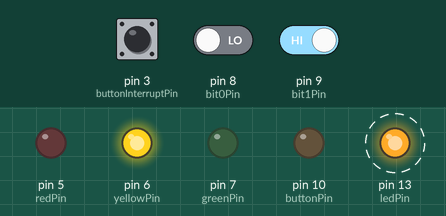
This sketch was run on a simulated Arduino Uno, built with avr-gcc and run on an emulated ATmega328P. Parts: output pins drawn as LEDs (lit = HIGH). Dashed ring = blinking. Inputs (shaded band) come from the test bench; at power-on: pin 3 (buttonInterruptPin) LOW, pin 8 (bit0Pin) LOW, pin 9 (bit1Pin) HIGH.

Above: at 0.87 s.
1.3 s: pin 3 (buttonInterruptPin) pulled HIGH for 0.15 s
At 1.37 s:
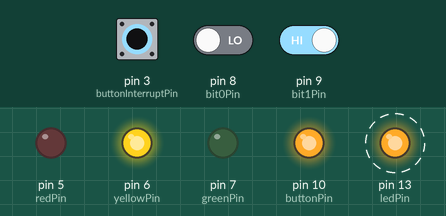
4.3 s: pin 8 (bit0Pin) driven HIGH
At 4.62 s:
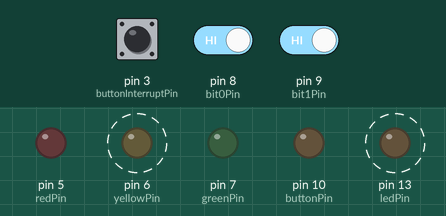
7.3 s: pin 9 (bit1Pin) driven LOW
At 7.87 s:
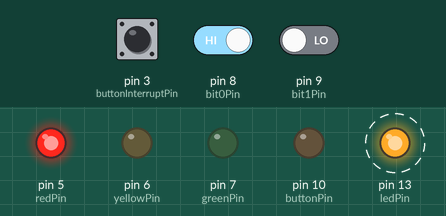
10.3 s: pin 3 (buttonInterruptPin) pulled HIGH for 1 s
At 10.87 s:
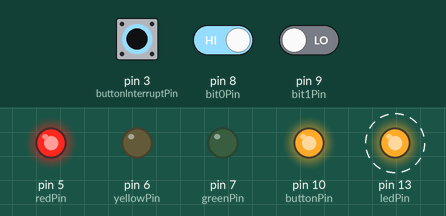
13.3 s: pin 8 (bit0Pin) driven LOW
At 13.87 s:
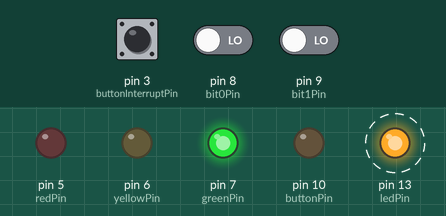
16.3 s: pin 3 (buttonInterruptPin) pulled HIGH for 0.15 s
At 16.37 s:
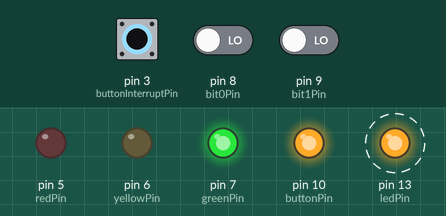
Timing chart, 0 to 20.3 s (numbered marks = the images above; inputs shaded):
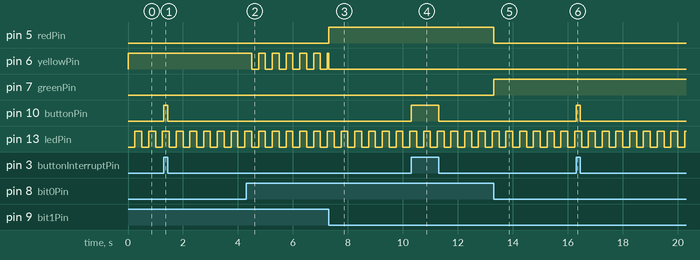

Measured:
- after the input at 1.3 s, pin 10 (buttonPin): LOW → HIGH at once, → LOW 0.15 s later
- after the input at 4.3 s, pin 6 (yellowPin): alternates HIGH for 0.25 s and LOW for 0.25 s, starting after 0.20 s
- after the input at 7.3 s, pin 5 (redPin): LOW → HIGH at once
- after the input at 10.3 s, pin 10 (buttonPin): LOW → HIGH at once, → LOW 1.0 s later
- after the input at 13.3 s, pin 5 (redPin): HIGH → LOW at once; pin 7 (greenPin): LOW → HIGH at once
- after the input at 16.3 s, pin 10 (buttonPin): LOW → HIGH at once, → LOW 0.15 s later
- by itself, pin 13 (ledPin): alternates HIGH for 0.25 s and LOW for 0.25 s

The sketch:

button.ino
```cpp
const int ledPin = LED_BUILTIN;
const int redPin = 5;
const int yellowPin = 6;
const int greenPin = 7;
const int buttonInterruptPin = 3; // interrupt pin
const int bit0Pin = 8;
const int bit1Pin = 9;
const int buttonPin = 10;

const int STATE_PUSHES_ALLOWED = 0x0;
const int STATE_PUSHES_BLOCKED  = 0x1;
const int STATE_PUSHES_UNKNOWN = 0x2;
const int STATE_BUSY           = 0x3;

volatile bool pressed = false;

char ledState = LOW;
char redState = LOW;
char yellowState = LOW;
char greenState = LOW;
char buttonState = LOW;

unsigned long previousMillis = 0;

const long interval = 250; // 250ms blink

void handleButtonPress() { // send a button pressed signal
  buttonState = !buttonState;
  digitalWrite(buttonPin, buttonState);
  digitalWrite(ledPin, HIGH);
}

void setup() {
  // set the digital pin as output:
  pinMode(ledPin, OUTPUT);
  pinMode(redPin, OUTPUT);
  pinMode(yellowPin, OUTPUT);
  pinMode(greenPin, OUTPUT);
  pinMode(buttonInterruptPin, INPUT);
  pinMode(bit0Pin, INPUT);
  pinMode(bit1Pin, INPUT);
  pinMode(buttonPin, OUTPUT);

  attachInterrupt(1, handleButtonPress, CHANGE);
}

void loop() {
  unsigned long currentMillis = millis();

  int state = digitalRead(bit1Pin) << 1 | digitalRead(bit0Pin);

  if ( state == STATE_PUSHES_ALLOWED ) {
    digitalWrite(redPin, LOW);
    digitalWrite(yellowPin, LOW);
    digitalWrite(greenPin, HIGH);
  }

  if ( state == STATE_PUSHES_BLOCKED ) {
    digitalWrite(redPin, HIGH);
    digitalWrite(yellowPin, LOW);
    digitalWrite(greenPin, LOW);
  }

  if ( state == STATE_PUSHES_UNKNOWN ) {
    digitalWrite(redPin, LOW);
    digitalWrite(yellowPin, HIGH);
    digitalWrite(greenPin, LOW);
  }

  if (currentMillis - previousMillis >= interval) {
    // save the last time you blinked the LED
    previousMillis = currentMillis;

    // if the LED is off turn it on and vice-versa:
    if (ledState == LOW) {
      ledState = HIGH;
    } else {
      ledState = LOW;
    }

    if ( state == STATE_BUSY ) {
      digitalWrite(redPin, LOW);
      digitalWrite(yellowPin, ledState);
      digitalWrite(greenPin, LOW);
    }
    digitalWrite(ledPin, ledState); // debug
  }
}
```
